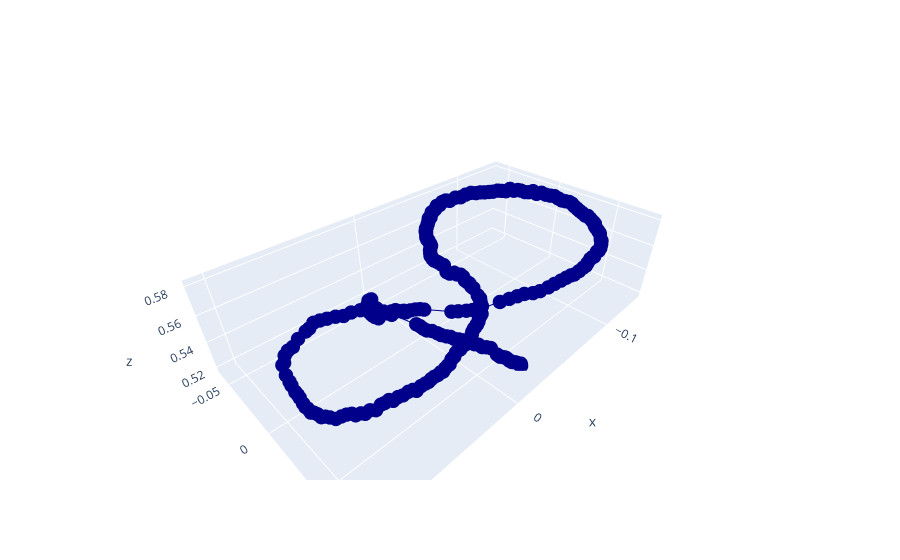

The notebook cell saved with this chart:
### Code cell
fig = go.Figure(data=[go.Scatter3d(x=kept_positions.T[0], y=kept_positions.T[1], z=kept_positions.T[2],
                                    marker_size=5, text=np.arange(0, len(kept_positions)), line=dict(
        color='darkblue',
        width=2
    )
)])

fig.show()

### Figure 1 — Plotly figure (JSON) as saved in the notebook; plotly's stock layout.template omitted (floating-point values rounded to 4 significant figures; data arrays with more than 128 entries replaced by an {"elided": "..."} marker saying what was removed)
{"data": [{"line": {"color": "darkblue", "width": 2}, "marker": {"size": 5}, "text": {"elided": "280 int values"}, "type": "scatter3d", "x": {"elided": "280 float values"}, "y": {"elided": "280 float values"}, "z": {"elided": "280 float values"}}], "layout": {}}
